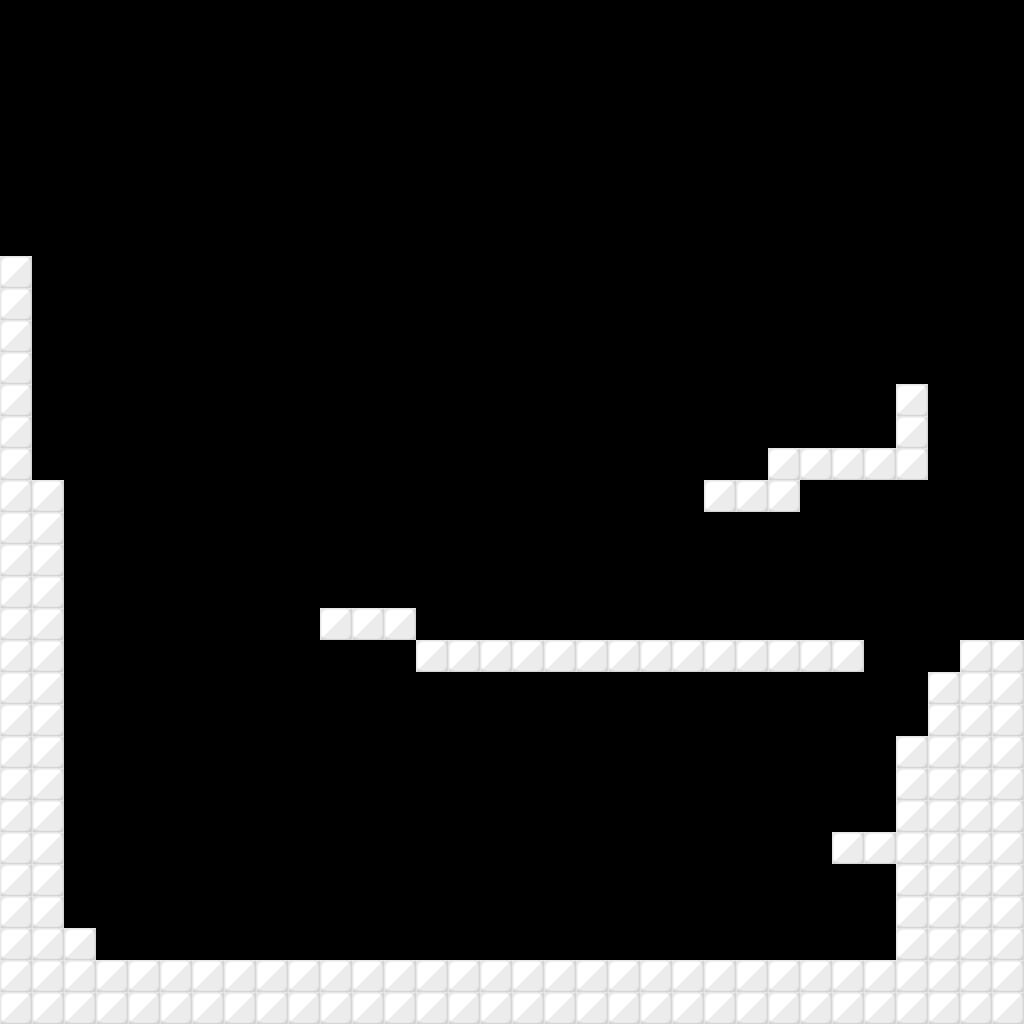

Tiled map render using the project's own tile images. Description and the map definition, with tile-layer contents summarised, below:
An orthogonal 32x32 tile map with 32x32 px tiles, 1 tile layer (Tile Layer 1).

<map version="1.0" orientation="orthogonal" width="32" height="32" tilewidth="32" tileheight="32">
 <tileset firstgid="1" name="dirt" tilewidth="32" tileheight="32">
  <image source="../../../images/dirt.png" width="32" height="32" />
 </tileset>
 <layer name="Tile Layer 1" width="32" height="32">
  <data>[1024 cells, 167 non-empty, 1 distinct tile ids]</data>
 </layer>
 <objectgroup name="Caves" width="32" height="32" />
</map>
